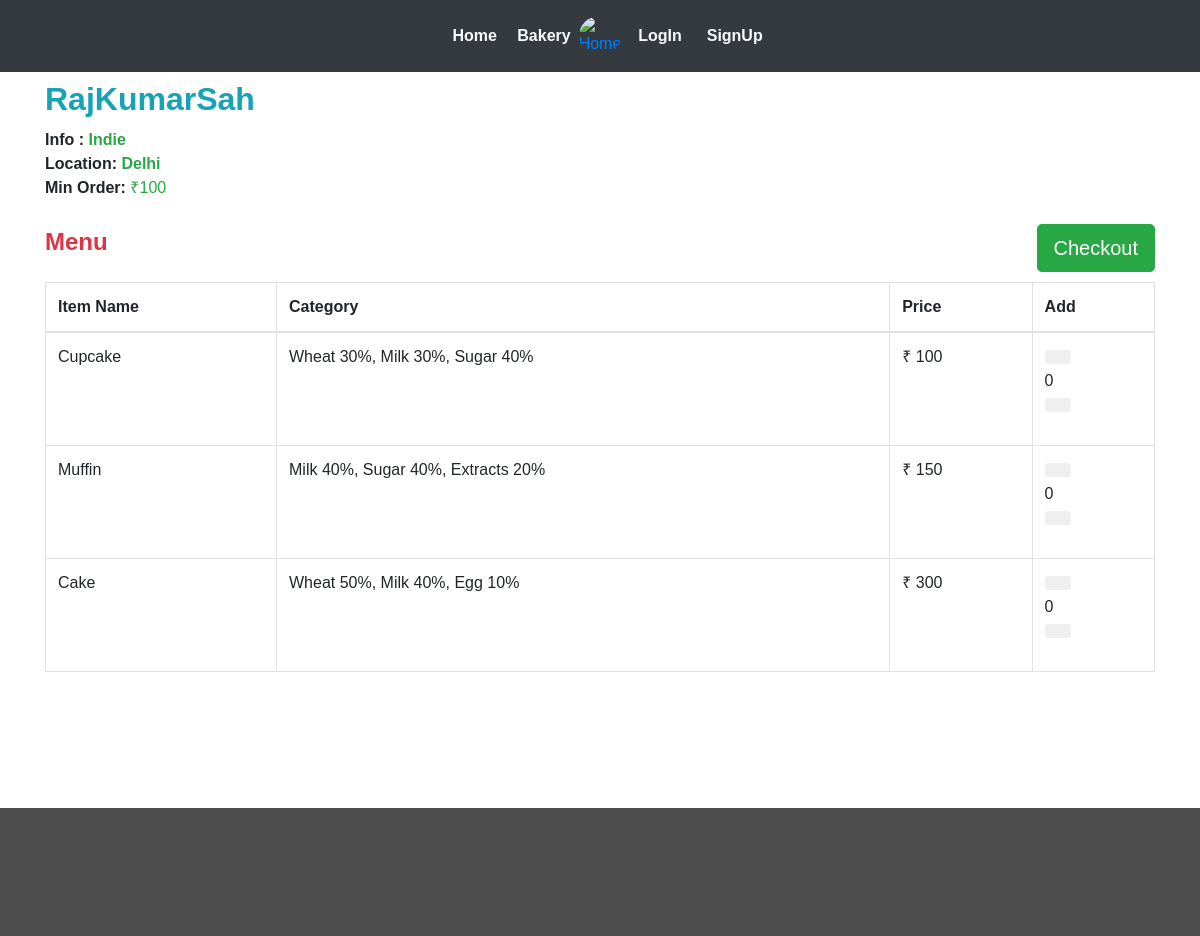
Page /restaurant/1/ on the committed database.
### webapp/models.py (models this page shows, shortened)
class Restaurant(models.Model):
	user        = models.OneToOneField(settings.AUTH_USER_MODEL,on_delete=models.CASCADE)
	rname 		= models.CharField(max_length=100,blank=False)
	info	 	= models.CharField(max_length=40,blank=False)
	min_ord		= models.CharField(max_length=5,blank=False)
	location    = models.CharField(max_length=40,blank=False)
	r_logo      = models.FileField(blank=False)
	REST_STATE_OPEN    = "Open"
	REST_STATE_CLOSE   = "Closed"
	REST_STATE_CHOICES =(
			(REST_STATE_OPEN,REST_STATE_OPEN),
			(REST_STATE_CLOSE,REST_STATE_CLOSE)
		)
	status 	= models.CharField(max_length=50,choices=REST_STATE_CHOICES,default=REST_STATE_OPEN,blank=False)
	approved = models.BooleanField(blank=False,default=True)

class Item(models.Model):
	id 			= models.AutoField(primary_key=True)
	fname 		= models.CharField(max_length=30,blank=False)
	category 	= models.CharField(max_length=50,blank=False)
	def __str__(self):
		return self.fname

### webapp/views.py (the view)
# urls.py: path('restaurant/<int:pk>/',views.restuarantMenu,name='menu'),
def restuarantMenu(request,pk=None):
	menu = Menu.objects.filter(r_id=pk)
	rest = Restaurant.objects.filter(id=pk)
	items =[]
	for i in menu:
		item = Item.objects.filter(fname=i.item_id)
		for content in item:
			temp=[]
			temp.append(content.fname)
			temp.append(content.category)
			temp.append(i.price)
			temp.append(i.id)
			temp.append(rest[0].status)
			temp.append(i.quantity)
			items.append(temp)
	context = {
		'items'	: items,
		'rid' 	: pk,
		'rname'	: rest[0].rname,
		'rmin'	: rest[0].min_ord,
		'rinfo' : rest[0].info,
		'rlocation':rest[0].location,
	}
	return render(request,'webapp/menu.html',context)

### webapp/templates/webapp/menu.html (shortened to what this page needs)
{% extends 'webapp/base.html'%}
{% block body %}
	<div class="container">
		<h1 class="text-info mb-2"><font size="6"><strong>{{rname}}</strong></font></h1>
		<p>
		<font size="3"><b>Info : </b><a class="text-success"><strong>{{rinfo|safe}}</strong></a>
		<br/>
		<b>Location: </b><a class="text-success"><strong>{{rlocation}}</strong></a>
		<br>
		<b >Min Order:</b> <a class="text-success">&#x20b9;{{rmin}}</a>
	</font>
	</p>
	</div>
	<br>
	<div class="container">
		<input type="button" class="btn btn-success btn-lg pull-right" onclick="storearray();" value="Checkout"/>
	</div>
	<div class="container ">
			<h3 class="text-danger"><font size="5"><strong>Menu</strong></font></h3>
			<br>
				<table class="table table-hover table-bordered">
					<thead>
						<th>Item Name</th>
						<th>Category</th>
						<th>Price</th>
						<th>Add</th>
					</thead>
					{% for x in items %}
					<tr>
					<td>{{x.0}}</td>
					<td>{{x.1}}</td>
					<td>&#x20b9; {{x.2}}</td>
					{% if x.4 == "Open" %}
					{% if x.5 > 0 %}
					<td>
                  <div class="form-group" style="width:40%;">
            		<div class="input-group-btn">
                		<button id="down" class="btn btn-default"
      				 onclick="if(document.querySelector('#itemno{{x.3}}').innerHTML>0){
                	document.querySelector('#itemno{{x.3}}').innerHTML--;
                	minuscounter('{{x.3}}');
                	}">
                </button>
            </div>
            <span id='itemno{{x.3}}'> 0 </span>
            <div class="input-group-btn">
                <button id="up" class="btn btn-default"
                onclick="
                if(document.querySelector('#itemno{{x.3}}').innerHTML<{{x.5}}){
                	document.querySelector('#itemno{{x.3}}').innerHTML++;
                	pluscounter('{{x.3}}');
                	}"></button>
            	</div>
        		</div>
					</td>
					{% else %}
					<td>
						NA
					</td>
					{% endif %}
					{% else %}
					<td>
						Closed
					</td>
					{% endif %}
					</tr>
					{% endfor %}
				</table>
	</div>
<br>
{% endblock %}

### webapp/static/webapp/css/style.css (style rules this page uses)
body { padding:0; margin:0; font-family: 'Source Sans Pro', sans-serif; }
body a { transition:0.5s all; -webkit-transition:0.5s all; -moz-transition:0.5s all; -o-transition:0.5s all; -ms-transition:0.5s all; }
input[type="button"],input[type="submit"] { transition:0.5s all; -webkit-transition:0.5s all; -moz-transition:0.5s all; -o-transition:0.5s all; -ms-transition:0.5s all; }
h1,h2,h3,h4,h5,h6 { margin:0; }
p { margin:0; }

### rows in the picture
Restaurant: rname "RajKumarSah", info "Indie", location "Delhi", min_ord "100", status "Open" (drawn)
Item: fname "Cupcake", category "Wheat 30%, Milk 30%, Sugar 40%"
Item: fname "Muffin", category "Milk 40%, Sugar 40%, Extracts 20%"
Item: fname "Cake", category "Wheat 50%, Milk 40%, Egg 10%"

### other values in the picture
{{ x.2 }} "100" "150" "300"
